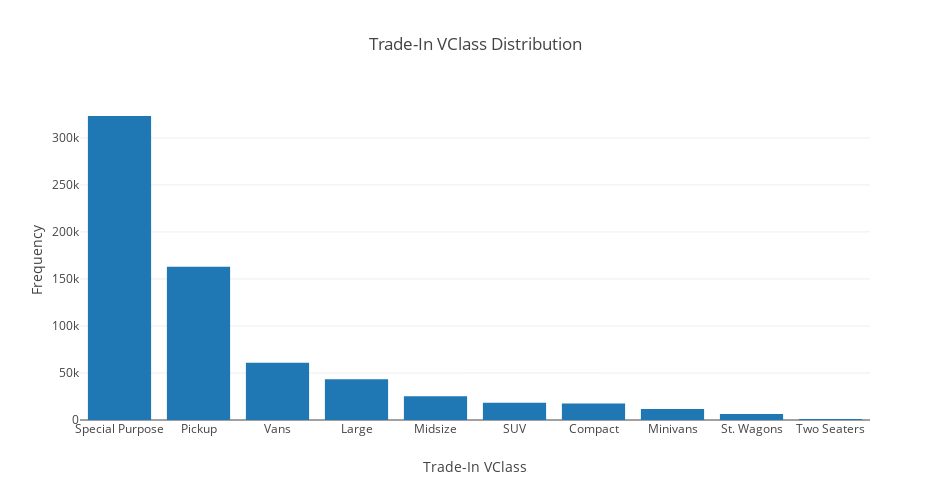

The notebook cell saved with this chart:
### Markdown cell above
On inspection of the distribution of the classes for trade-in vehicles, we can see that almost half are Special Purpose Vehicles.

### Code cell
trade_in_vclass_summary = cluster_data[['trade_in_vclass',
                                        'new_drive']].groupby('trade_in_vclass').count().reset_index().rename(columns = {'new_drive': 'VClass Count',
                                                                                                           'trade_in_vclass': 'Trade-In VClass'}).sort_values('VClass Count', ascending = False)

data = [go.Bar(x = trade_in_vclass_summary['Trade-In VClass'], # assign x as the dataframe column 'x'
               y = trade_in_vclass_summary['VClass Count'])]

layout = go.Layout(autosize=True,
                   width=950,
                   title='Trade-In VClass Distribution',
                   height=500,
                   xaxis = dict(title = 'Trade-In VClass'),
                   yaxis = dict(title = 'Frequency'))
fig = go.Figure(data=data, layout=layout)
iplot(fig)

### Figure 1 — Plotly figure (JSON) as saved in the notebook; plotly's stock layout.template omitted (floating-point values rounded to 4 significant figures)
{"data": [{"type": "bar", "uid": "60508197-11e2-4f37-be7b-c7eaa84f26b6", "x": ["Special Purpose", "Pickup", "Vans", "Large", "Midsize", "SUV", "Compact", "Minivans", "St. Wagons", "Two Seaters"], "y": [323317, 163101, 60908, 43289, 25242, 18463, 17475, 11805, 6491, 944]}], "layout": {"autosize": true, "height": 500, "title": {"text": "Trade-In VClass Distribution"}, "width": 950, "xaxis": {"title": {"text": "Trade-In VClass"}}, "yaxis": {"title": {"text": "Frequency"}}}}
